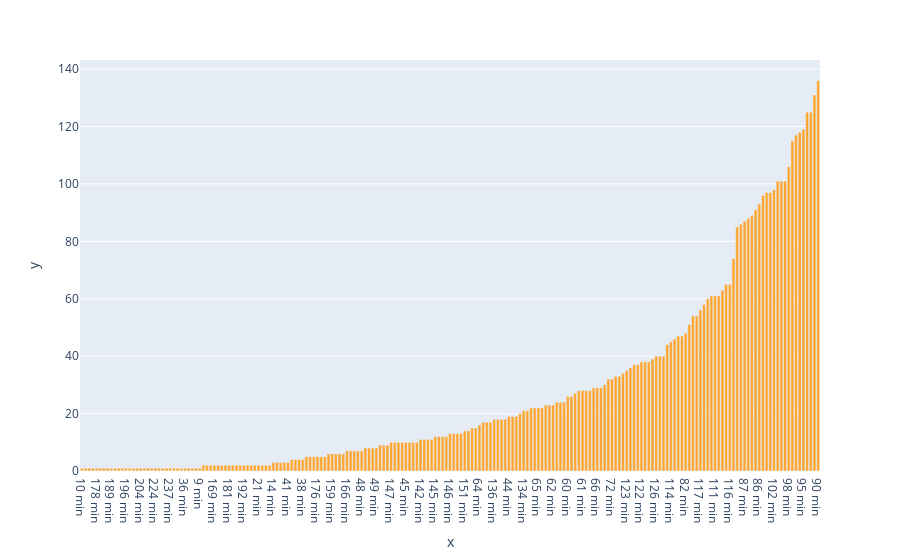

Notebook cell for this chart:
### Code cell
new_movie_df = generate_duration_df(movie_df)
fig = px.bar(x=new_movie_df['duration'], y = new_movie_df['counts'])
fig.update_traces(marker = dict(color= '#FFA62F'))

fig.update_xaxes(type='category',categoryorder='total ascending')

fig.show()

### Figure 1 — Plotly figure (JSON) as saved in the notebook; plotly's stock layout.template omitted (floating-point values rounded to 4 significant figures; data arrays with more than 128 entries replaced by an {"elided": "..."} marker saying what was removed)
{"data": [{"alignmentgroup": "True", "hovertemplate": "x=%{x}<br>y=%{y}<extra></extra>", "legendgroup": "", "marker": {"color": "#FFA62F", "pattern": {"shape": ""}}, "name": "", "offsetgroup": "", "orientation": "v", "showlegend": false, "textposition": "auto", "type": "bar", "x": {"elided": "201 str values"}, "xaxis": "x", "y": {"elided": "201 int values"}, "yaxis": "y"}], "layout": {"barmode": "relative", "legend": {"tracegroupgap": 0}, "margin": {"t": 60}, "xaxis": {"anchor": "y", "categoryorder": "total ascending", "domain": [0, 1], "title": {"text": "x"}, "type": "category"}, "yaxis": {"anchor": "x", "domain": [0, 1], "title": {"text": "y"}}}}
